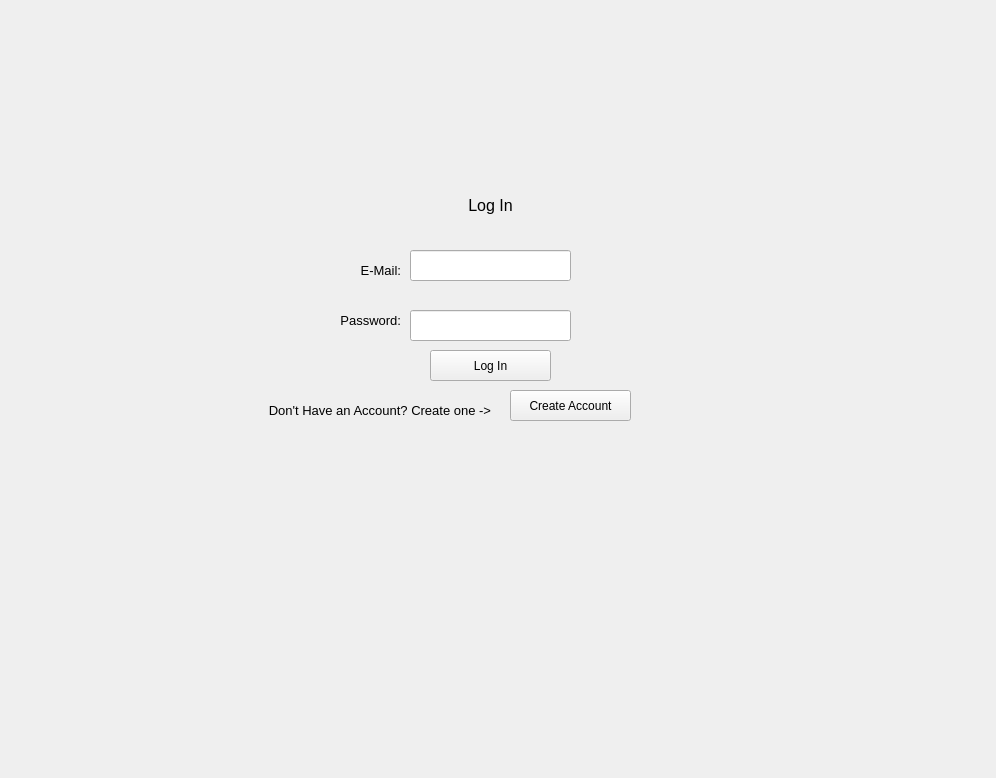
<?xml version="1.0" encoding="UTF-8"?>
<ui version="4.0">
 <class>MainWindow</class>
 <widget class="QMainWindow" name="MainWindow">
  <property name="geometry">
   <rect>
    <x>0</x>
    <y>0</y>
    <width>996</width>
    <height>778</height>
   </rect>
  </property>
  <property name="windowTitle">
   <string>MainWindow</string>
  </property>
  <widget class="QWidget" name="centralwidget">
   <widget class="QStackedWidget" name="stackedWidget">
    <property name="geometry">
     <rect>
      <x>110</x>
      <y>70</y>
      <width>801</width>
      <height>591</height>
     </rect>
    </property>
    <property name="currentIndex">
     <number>0</number>
    </property>
    <widget class="QWidget" name="Log_In_Page">
     <widget class="QLineEdit" name="Log_In_Email">
      <property name="geometry">
       <rect>
        <x>300</x>
        <y>180</y>
        <width>161</width>
        <height>31</height>
       </rect>
      </property>
     </widget>
     <widget class="QLineEdit" name="Log_In_Pasword">
      <property name="geometry">
       <rect>
        <x>300</x>
        <y>240</y>
        <width>161</width>
        <height>31</height>
       </rect>
      </property>
     </widget>
     <widget class="QLabel" name="label">
      <property name="geometry">
       <rect>
        <x>320</x>
        <y>120</y>
        <width>121</width>
        <height>31</height>
       </rect>
      </property>
      <property name="font">
       <font>
        <family>Arial</family>
        <pointsize>12</pointsize>
       </font>
      </property>
      <property name="text">
       <string>Log In</string>
      </property>
      <property name="alignment">
       <set>Qt::AlignCenter</set>
      </property>
     </widget>
     <widget class="QLabel" name="label_2">
      <property name="geometry">
       <rect>
        <x>190</x>
        <y>190</y>
        <width>101</width>
        <height>20</height>
       </rect>
      </property>
      <property name="font">
       <font>
        <family>Arial</family>
        <pointsize>10</pointsize>
       </font>
      </property>
      <property name="text">
       <string>E-Mail:</string>
      </property>
      <property name="alignment">
       <set>Qt::AlignRight|Qt::AlignTrailing|Qt::AlignVCenter</set>
      </property>
     </widget>
     <widget class="QLabel" name="label_3">
      <property name="geometry">
       <rect>
        <x>190</x>
        <y>240</y>
        <width>101</width>
        <height>20</height>
       </rect>
      </property>
      <property name="font">
       <font>
        <family>Arial</family>
        <pointsize>10</pointsize>
       </font>
      </property>
      <property name="text">
       <string>Password:</string>
      </property>
      <property name="alignment">
       <set>Qt::AlignRight|Qt::AlignTrailing|Qt::AlignVCenter</set>
      </property>
     </widget>
     <widget class="QPushButton" name="Log_In_Button">
      <property name="geometry">
       <rect>
        <x>320</x>
        <y>280</y>
        <width>121</width>
        <height>31</height>
       </rect>
      </property>
      <property name="text">
       <string>Log In</string>
      </property>
     </widget>
     <widget class="QLabel" name="label_4">
      <property name="geometry">
       <rect>
        <x>140</x>
        <y>330</y>
        <width>241</width>
        <height>20</height>
       </rect>
      </property>
      <property name="font">
       <font>
        <family>Arial</family>
        <pointsize>10</pointsize>
       </font>
      </property>
      <property name="text">
       <string>Don't Have an Account? Create one -&gt;</string>
      </property>
      <property name="alignment">
       <set>Qt::AlignRight|Qt::AlignTrailing|Qt::AlignVCenter</set>
      </property>
     </widget>
     <widget class="QPushButton" name="Create_Account">
      <property name="geometry">
       <rect>
        <x>400</x>
        <y>320</y>
        <width>121</width>
        <height>31</height>
       </rect>
      </property>
      <property name="text">
       <string>Create Account</string>
      </property>
     </widget>
    </widget>
    <widget class="QWidget" name="User_Page">
     <property name="styleSheet">
      <string notr="true"/>
     </property>
     <widget class="QLabel" name="label_7">
      <property name="geometry">
       <rect>
        <x>290</x>
        <y>110</y>
        <width>211</width>
        <height>91</height>
       </rect>
      </property>
      <property name="font">
       <font>
        <pointsize>15</pointsize>
        <weight>75</weight>
        <bold>true</bold>
        <underline>true</underline>
       </font>
      </property>
      <property name="text">
       <string>Hello!</string>
      </property>
      <property name="alignment">
       <set>Qt::AlignCenter</set>
      </property>
     </widget>
     <widget class="QPushButton" name="Log_Out_Button">
      <property name="geometry">
       <rect>
        <x>310</x>
        <y>380</y>
        <width>181</width>
        <height>71</height>
       </rect>
      </property>
      <property name="text">
       <string>Log Out</string>
      </property>
     </widget>
     <widget class="QLabel" name="label_8">
      <property name="geometry">
       <rect>
        <x>140</x>
        <y>190</y>
        <width>501</width>
        <height>141</height>
       </rect>
      </property>
      <property name="text">
       <string/>
      </property>
      <property name="pixmap">
       <pixmap>360_F_317026143_1fdzvxXeZ1coaOtOtQQquLl8p2sBMf6D.jpg</pixmap>
      </property>
      <property name="alignment">
       <set>Qt::AlignCenter</set>
      </property>
     </widget>
    </widget>
    <widget class="QWidget" name="Create_Account_Page">
     <widget class="QLineEdit" name="Email_Register">
      <property name="geometry">
       <rect>
        <x>310</x>
        <y>190</y>
        <width>151</width>
        <height>31</height>
       </rect>
      </property>
     </widget>
     <widget class="QLineEdit" name="Password_Register">
      <property name="geometry">
       <rect>
        <x>310</x>
        <y>240</y>
        <width>151</width>
        <height>31</height>
       </rect>
      </property>
     </widget>
     <widget class="QLineEdit" name="Re_Enter_Password_Register">
      <property name="geometry">
       <rect>
        <x>310</x>
        <y>290</y>
        <width>151</width>
        <height>31</height>
       </rect>
      </property>
     </widget>
     <widget class="QLabel" name="label_5">
      <property name="geometry">
       <rect>
        <x>320</x>
        <y>140</y>
        <width>131</width>
        <height>20</height>
       </rect>
      </property>
      <property name="font">
       <font>
        <family>Arial</family>
        <pointsize>12</pointsize>
       </font>
      </property>
      <property name="text">
       <string>Register Account</string>
      </property>
      <property name="alignment">
       <set>Qt::AlignCenter</set>
      </property>
     </widget>
     <widget class="QLineEdit" name="lineEdit_4">
      <property name="geometry">
       <rect>
        <x>190</x>
        <y>190</y>
        <width>113</width>
        <height>31</height>
       </rect>
      </property>
      <property name="text">
       <string>E-Mail:</string>
      </property>
      <property name="alignment">
       <set>Qt::AlignRight|Qt::AlignTrailing|Qt::AlignVCenter</set>
      </property>
     </widget>
     <widget class="QLineEdit" name="lineEdit_5">
      <property name="geometry">
       <rect>
        <x>190</x>
        <y>240</y>
        <width>113</width>
        <height>31</height>
       </rect>
      </property>
      <property name="text">
       <string>Password:</string>
      </property>
      <property name="alignment">
       <set>Qt::AlignRight|Qt::AlignTrailing|Qt::AlignVCenter</set>
      </property>
     </widget>
     <widget class="QLineEdit" name="lineEdit_6">
      <property name="geometry">
       <rect>
        <x>190</x>
        <y>290</y>
        <width>113</width>
        <height>31</height>
       </rect>
      </property>
      <property name="text">
       <string>Re Enter Password:</string>
      </property>
      <property name="alignment">
       <set>Qt::AlignRight|Qt::AlignTrailing|Qt::AlignVCenter</set>
      </property>
     </widget>
     <widget class="QPushButton" name="Register_Button">
      <property name="geometry">
       <rect>
        <x>320</x>
        <y>340</y>
        <width>121</width>
        <height>31</height>
       </rect>
      </property>
      <property name="text">
       <string>Register</string>
      </property>
     </widget>
     <widget class="QLabel" name="label_6">
      <property name="geometry">
       <rect>
        <x>190</x>
        <y>390</y>
        <width>161</width>
        <height>41</height>
       </rect>
      </property>
      <property name="text">
       <string>Already Have an Account? Return Log In -&gt;</string>
      </property>
      <property name="wordWrap">
       <bool>true</bool>
      </property>
     </widget>
     <widget class="QPushButton" name="Return_Log_In_Button">
      <property name="geometry">
       <rect>
        <x>340</x>
        <y>390</y>
        <width>121</width>
        <height>41</height>
       </rect>
      </property>
      <property name="text">
       <string>Return Log In</string>
      </property>
     </widget>
    </widget>
   </widget>
  </widget>
 </widget>
 <resources/>
 <connections/>
</ui>
